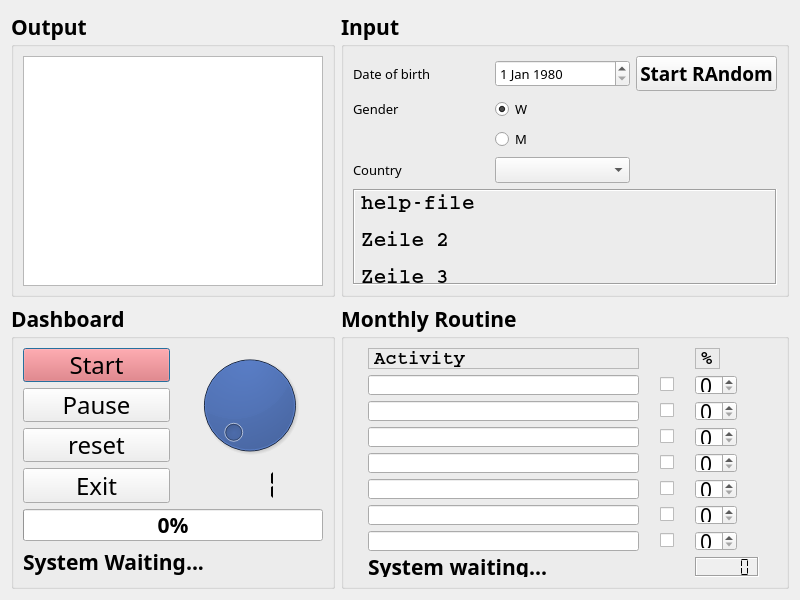
<?xml version="1.0" encoding="UTF-8"?>
<ui version="4.0">
 <class>Dialog</class>
 <widget class="QDialog" name="Dialog">
  <property name="geometry">
   <rect>
    <x>0</x>
    <y>0</y>
    <width>800</width>
    <height>600</height>
   </rect>
  </property>
  <property name="sizePolicy">
   <sizepolicy hsizetype="Fixed" vsizetype="Fixed">
    <horstretch>0</horstretch>
    <verstretch>0</verstretch>
   </sizepolicy>
  </property>
  <property name="minimumSize">
   <size>
    <width>800</width>
    <height>600</height>
   </size>
  </property>
  <property name="maximumSize">
   <size>
    <width>800</width>
    <height>600</height>
   </size>
  </property>
  <property name="windowTitle">
   <string>Carpe Diem</string>
  </property>
  <property name="autoFillBackground">
   <bool>false</bool>
  </property>
  <layout class="QGridLayout" name="gridLayout">
   <item row="1" column="0">
    <widget class="QGroupBox" name="groupBox_1">
     <property name="font">
      <font>
       <family>Digital-7 Mono</family>
       <pointsize>16</pointsize>
       <weight>75</weight>
       <bold>true</bold>
      </font>
     </property>
     <property name="title">
      <string>Output</string>
     </property>
     <layout class="QGridLayout" name="gridLayout_3">
      <item row="0" column="0">
       <widget class="QListWidget" name="listWidgetOutput">
        <property name="sizePolicy">
         <sizepolicy hsizetype="Preferred" vsizetype="Maximum">
          <horstretch>0</horstretch>
          <verstretch>0</verstretch>
         </sizepolicy>
        </property>
        <property name="minimumSize">
         <size>
          <width>300</width>
          <height>230</height>
         </size>
        </property>
       </widget>
      </item>
     </layout>
    </widget>
   </item>
   <item row="1" column="1">
    <widget class="QGroupBox" name="groupBox_2">
     <property name="font">
      <font>
       <family>Digital-7 Mono</family>
       <pointsize>16</pointsize>
       <weight>75</weight>
       <bold>true</bold>
      </font>
     </property>
     <property name="title">
      <string>Input</string>
     </property>
     <layout class="QGridLayout" name="gridLayout_4">
      <item row="1" column="1">
       <widget class="QDateEdit" name="dateEditDateBirth">
        <property name="font">
         <font>
          <family>Dungeon</family>
          <pointsize>10</pointsize>
          <weight>50</weight>
          <bold>false</bold>
         </font>
        </property>
        <property name="date">
         <date>
          <year>1980</year>
          <month>1</month>
          <day>1</day>
         </date>
        </property>
       </widget>
      </item>
      <item row="1" column="2">
       <widget class="QPushButton" name="pushButtonRandom">
        <property name="font">
         <font>
          <family>Digital-7 Mono</family>
          <pointsize>14</pointsize>
          <weight>75</weight>
          <bold>true</bold>
         </font>
        </property>
        <property name="text">
         <string>Start RAndom</string>
        </property>
       </widget>
      </item>
      <item row="4" column="0">
       <widget class="QLabel" name="labelGender">
        <property name="font">
         <font>
          <family>Dungeon</family>
          <pointsize>10</pointsize>
          <weight>50</weight>
          <bold>false</bold>
         </font>
        </property>
        <property name="text">
         <string>Gender</string>
        </property>
       </widget>
      </item>
      <item row="9" column="0" colspan="3">
       <widget class="QLabel" name="labelHelp">
        <property name="font">
         <font>
          <family>Courier</family>
         </font>
        </property>
        <property name="frameShape">
         <enum>QFrame::Box</enum>
        </property>
        <property name="frameShadow">
         <enum>QFrame::Sunken</enum>
        </property>
        <property name="text">
         <string>&lt;html&gt;&lt;head/&gt;&lt;body&gt;&lt;p&gt;help-file&lt;/p&gt;&lt;p&gt;Zeile 2&lt;/p&gt;&lt;p&gt;Zeile 3&lt;/p&gt;&lt;/body&gt;&lt;/html&gt;</string>
        </property>
       </widget>
      </item>
      <item row="7" column="0">
       <widget class="QLabel" name="labelCountry">
        <property name="font">
         <font>
          <family>Dungeon</family>
          <pointsize>10</pointsize>
          <weight>50</weight>
          <bold>false</bold>
         </font>
        </property>
        <property name="text">
         <string>Country</string>
        </property>
       </widget>
      </item>
      <item row="7" column="1">
       <widget class="QComboBox" name="comboBoxCountry">
        <property name="font">
         <font>
          <family>Dungeon</family>
          <pointsize>10</pointsize>
          <weight>50</weight>
          <bold>false</bold>
         </font>
        </property>
       </widget>
      </item>
      <item row="4" column="1">
       <widget class="QRadioButton" name="radioButtonW">
        <property name="font">
         <font>
          <family>Dungeon</family>
          <pointsize>10</pointsize>
          <weight>50</weight>
          <bold>false</bold>
         </font>
        </property>
        <property name="text">
         <string>W</string>
        </property>
        <property name="checked">
         <bool>true</bool>
        </property>
       </widget>
      </item>
      <item row="5" column="1">
       <widget class="QRadioButton" name="radioButtonM">
        <property name="font">
         <font>
          <family>Dungeon</family>
          <pointsize>10</pointsize>
          <weight>50</weight>
          <bold>false</bold>
         </font>
        </property>
        <property name="text">
         <string>M</string>
        </property>
       </widget>
      </item>
      <item row="1" column="0">
       <widget class="QLabel" name="labelDateBirth">
        <property name="font">
         <font>
          <family>Dungeon</family>
          <pointsize>10</pointsize>
          <weight>50</weight>
          <bold>false</bold>
         </font>
        </property>
        <property name="text">
         <string>Date of birth</string>
        </property>
       </widget>
      </item>
     </layout>
    </widget>
   </item>
   <item row="2" column="1">
    <widget class="QGroupBox" name="groupBox_4">
     <property name="font">
      <font>
       <family>Digital-7 Mono</family>
       <pointsize>16</pointsize>
       <weight>75</weight>
       <bold>true</bold>
      </font>
     </property>
     <property name="acceptDrops">
      <bool>false</bool>
     </property>
     <property name="title">
      <string>Monthly Routine</string>
     </property>
     <layout class="QGridLayout" name="gridLayout_5">
      <item row="0" column="2">
       <widget class="QLabel" name="label_percentage">
        <property name="sizePolicy">
         <sizepolicy hsizetype="Fixed" vsizetype="Preferred">
          <horstretch>0</horstretch>
          <verstretch>0</verstretch>
         </sizepolicy>
        </property>
        <property name="font">
         <font>
          <family>Courier</family>
          <pointsize>14</pointsize>
          <weight>75</weight>
          <bold>true</bold>
          <underline>false</underline>
         </font>
        </property>
        <property name="frameShape">
         <enum>QFrame::StyledPanel</enum>
        </property>
        <property name="text">
         <string>%</string>
        </property>
       </widget>
      </item>
      <item row="2" column="2">
       <widget class="QSpinBox" name="spinBox_2">
        <property name="maximumSize">
         <size>
          <width>42</width>
          <height>22</height>
         </size>
        </property>
        <property name="font">
         <font>
          <weight>50</weight>
          <bold>false</bold>
         </font>
        </property>
        <property name="displayIntegerBase">
         <number>10</number>
        </property>
       </widget>
      </item>
      <item row="2" column="0">
       <widget class="QLineEdit" name="lineEdit_2">
        <property name="maximumSize">
         <size>
          <width>271</width>
          <height>20</height>
         </size>
        </property>
        <property name="font">
         <font>
          <family>Dungeon</family>
          <pointsize>10</pointsize>
          <weight>50</weight>
          <bold>false</bold>
         </font>
        </property>
       </widget>
      </item>
      <item row="0" column="0">
       <widget class="QLabel" name="labelActivity">
        <property name="sizePolicy">
         <sizepolicy hsizetype="Preferred" vsizetype="Fixed">
          <horstretch>0</horstretch>
          <verstretch>0</verstretch>
         </sizepolicy>
        </property>
        <property name="font">
         <font>
          <family>Courier</family>
          <pointsize>14</pointsize>
         </font>
        </property>
        <property name="frameShape">
         <enum>QFrame::StyledPanel</enum>
        </property>
        <property name="frameShadow">
         <enum>QFrame::Sunken</enum>
        </property>
        <property name="text">
         <string>Activity</string>
        </property>
       </widget>
      </item>
      <item row="3" column="1">
       <widget class="QCheckBox" name="checkBox_3">
        <property name="text">
         <string/>
        </property>
       </widget>
      </item>
      <item row="4" column="1">
       <widget class="QCheckBox" name="checkBox_4">
        <property name="text">
         <string/>
        </property>
       </widget>
      </item>
      <item row="7" column="2">
       <widget class="QSpinBox" name="spinBox_7">
        <property name="maximumSize">
         <size>
          <width>42</width>
          <height>22</height>
         </size>
        </property>
        <property name="font">
         <font>
          <weight>50</weight>
          <bold>false</bold>
         </font>
        </property>
        <property name="displayIntegerBase">
         <number>10</number>
        </property>
       </widget>
      </item>
      <item row="7" column="0">
       <widget class="QLineEdit" name="lineEdit_7">
        <property name="maximumSize">
         <size>
          <width>271</width>
          <height>20</height>
         </size>
        </property>
        <property name="font">
         <font>
          <family>Dungeon</family>
          <pointsize>10</pointsize>
          <weight>50</weight>
          <bold>false</bold>
         </font>
        </property>
       </widget>
      </item>
      <item row="3" column="0">
       <widget class="QLineEdit" name="lineEdit_3">
        <property name="maximumSize">
         <size>
          <width>271</width>
          <height>20</height>
         </size>
        </property>
        <property name="font">
         <font>
          <family>Dungeon</family>
          <pointsize>10</pointsize>
          <weight>50</weight>
          <bold>false</bold>
         </font>
        </property>
       </widget>
      </item>
      <item row="2" column="1">
       <widget class="QCheckBox" name="checkBox_2">
        <property name="text">
         <string/>
        </property>
       </widget>
      </item>
      <item row="6" column="1">
       <widget class="QCheckBox" name="checkBox_6">
        <property name="text">
         <string/>
        </property>
       </widget>
      </item>
      <item row="1" column="1">
       <widget class="QCheckBox" name="checkBox_1">
        <property name="sizePolicy">
         <sizepolicy hsizetype="Fixed" vsizetype="Fixed">
          <horstretch>0</horstretch>
          <verstretch>0</verstretch>
         </sizepolicy>
        </property>
        <property name="text">
         <string/>
        </property>
       </widget>
      </item>
      <item row="5" column="2">
       <widget class="QSpinBox" name="spinBox_5">
        <property name="maximumSize">
         <size>
          <width>42</width>
          <height>22</height>
         </size>
        </property>
        <property name="font">
         <font>
          <weight>50</weight>
          <bold>false</bold>
         </font>
        </property>
        <property name="displayIntegerBase">
         <number>10</number>
        </property>
       </widget>
      </item>
      <item row="1" column="0">
       <widget class="QLineEdit" name="lineEdit_1">
        <property name="maximumSize">
         <size>
          <width>271</width>
          <height>20</height>
         </size>
        </property>
        <property name="font">
         <font>
          <family>Dungeon</family>
          <pointsize>10</pointsize>
          <weight>50</weight>
          <bold>false</bold>
         </font>
        </property>
       </widget>
      </item>
      <item row="5" column="0">
       <widget class="QLineEdit" name="lineEdit_5">
        <property name="maximumSize">
         <size>
          <width>271</width>
          <height>20</height>
         </size>
        </property>
        <property name="font">
         <font>
          <family>Dungeon</family>
          <pointsize>10</pointsize>
          <weight>50</weight>
          <bold>false</bold>
         </font>
        </property>
       </widget>
      </item>
      <item row="1" column="2">
       <widget class="QSpinBox" name="spinBox_1">
        <property name="maximumSize">
         <size>
          <width>42</width>
          <height>22</height>
         </size>
        </property>
        <property name="font">
         <font>
          <weight>50</weight>
          <bold>false</bold>
         </font>
        </property>
        <property name="displayIntegerBase">
         <number>10</number>
        </property>
       </widget>
      </item>
      <item row="4" column="2">
       <widget class="QSpinBox" name="spinBox_4">
        <property name="maximumSize">
         <size>
          <width>42</width>
          <height>22</height>
         </size>
        </property>
        <property name="font">
         <font>
          <weight>50</weight>
          <bold>false</bold>
         </font>
        </property>
        <property name="displayIntegerBase">
         <number>10</number>
        </property>
       </widget>
      </item>
      <item row="3" column="2">
       <widget class="QSpinBox" name="spinBox_3">
        <property name="maximumSize">
         <size>
          <width>42</width>
          <height>22</height>
         </size>
        </property>
        <property name="font">
         <font>
          <weight>50</weight>
          <bold>false</bold>
         </font>
        </property>
        <property name="displayIntegerBase">
         <number>10</number>
        </property>
       </widget>
      </item>
      <item row="7" column="1">
       <widget class="QCheckBox" name="checkBox_7">
        <property name="text">
         <string/>
        </property>
       </widget>
      </item>
      <item row="6" column="0">
       <widget class="QLineEdit" name="lineEdit_6">
        <property name="maximumSize">
         <size>
          <width>271</width>
          <height>20</height>
         </size>
        </property>
        <property name="font">
         <font>
          <family>Dungeon</family>
          <pointsize>10</pointsize>
          <weight>50</weight>
          <bold>false</bold>
         </font>
        </property>
       </widget>
      </item>
      <item row="5" column="1">
       <widget class="QCheckBox" name="checkBox_5">
        <property name="text">
         <string/>
        </property>
       </widget>
      </item>
      <item row="4" column="0">
       <widget class="QLineEdit" name="lineEdit_4">
        <property name="maximumSize">
         <size>
          <width>271</width>
          <height>20</height>
         </size>
        </property>
        <property name="font">
         <font>
          <family>Dungeon</family>
          <pointsize>10</pointsize>
          <weight>50</weight>
          <bold>false</bold>
         </font>
        </property>
       </widget>
      </item>
      <item row="6" column="2">
       <widget class="QSpinBox" name="spinBox_6">
        <property name="maximumSize">
         <size>
          <width>42</width>
          <height>22</height>
         </size>
        </property>
        <property name="font">
         <font>
          <weight>50</weight>
          <bold>false</bold>
         </font>
        </property>
        <property name="displayIntegerBase">
         <number>10</number>
        </property>
       </widget>
      </item>
      <item row="8" column="0">
       <widget class="QLabel" name="labelSystemWaiting">
        <property name="frameShadow">
         <enum>QFrame::Raised</enum>
        </property>
        <property name="text">
         <string>System waiting...</string>
        </property>
       </widget>
      </item>
      <item row="8" column="2">
       <widget class="QLCDNumber" name="lcdNumber">
        <property name="enabled">
         <bool>true</bool>
        </property>
        <property name="maximumSize">
         <size>
          <width>64</width>
          <height>23</height>
         </size>
        </property>
        <property name="font">
         <font>
          <weight>75</weight>
          <bold>true</bold>
          <strikeout>false</strikeout>
          <stylestrategy>NoAntialias</stylestrategy>
          <kerning>true</kerning>
         </font>
        </property>
        <property name="cursor">
         <cursorShape>ArrowCursor</cursorShape>
        </property>
        <property name="acceptDrops">
         <bool>true</bool>
        </property>
        <property name="autoFillBackground">
         <bool>true</bool>
        </property>
        <property name="frameShape">
         <enum>QFrame::Box</enum>
        </property>
        <property name="frameShadow">
         <enum>QFrame::Sunken</enum>
        </property>
        <property name="lineWidth">
         <number>1</number>
        </property>
        <property name="midLineWidth">
         <number>0</number>
        </property>
        <property name="smallDecimalPoint">
         <bool>false</bool>
        </property>
        <property name="segmentStyle">
         <enum>QLCDNumber::Flat</enum>
        </property>
        <property name="value" stdset="0">
         <double>0.000000000000000</double>
        </property>
        <property name="intValue" stdset="0">
         <number>0</number>
        </property>
       </widget>
      </item>
     </layout>
    </widget>
   </item>
   <item row="2" column="0">
    <widget class="QGroupBox" name="groupBox_3">
     <property name="sizePolicy">
      <sizepolicy hsizetype="Preferred" vsizetype="Preferred">
       <horstretch>0</horstretch>
       <verstretch>0</verstretch>
      </sizepolicy>
     </property>
     <property name="font">
      <font>
       <family>Digital-7 Mono</family>
       <pointsize>16</pointsize>
       <weight>75</weight>
       <bold>true</bold>
      </font>
     </property>
     <property name="title">
      <string>Dashboard</string>
     </property>
     <layout class="QGridLayout" name="gridLayout_2">
      <item row="2" column="0">
       <widget class="QPushButton" name="pushButtonPause">
        <property name="sizePolicy">
         <sizepolicy hsizetype="Preferred" vsizetype="Preferred">
          <horstretch>0</horstretch>
          <verstretch>0</verstretch>
         </sizepolicy>
        </property>
        <property name="font">
         <font>
          <family>Digital-7 Mono</family>
          <pointsize>18</pointsize>
          <weight>50</weight>
          <bold>false</bold>
         </font>
        </property>
        <property name="text">
         <string>Pause</string>
        </property>
       </widget>
      </item>
      <item row="1" column="0">
       <widget class="QPushButton" name="pushButtonStart">
        <property name="sizePolicy">
         <sizepolicy hsizetype="Preferred" vsizetype="Preferred">
          <horstretch>0</horstretch>
          <verstretch>0</verstretch>
         </sizepolicy>
        </property>
        <property name="font">
         <font>
          <family>Digital-7 Mono</family>
          <pointsize>18</pointsize>
          <weight>50</weight>
          <bold>false</bold>
         </font>
        </property>
        <property name="styleSheet">
         <string notr="true">background-color: rgb(236, 100, 100);</string>
        </property>
        <property name="text">
         <string>Start</string>
        </property>
        <property name="default">
         <bool>true</bool>
        </property>
       </widget>
      </item>
      <item row="7" column="0" colspan="2">
       <widget class="QLabel" name="labelDateTime">
        <property name="frameShadow">
         <enum>QFrame::Plain</enum>
        </property>
        <property name="text">
         <string>System Waiting...</string>
        </property>
       </widget>
      </item>
      <item row="3" column="0">
       <widget class="QPushButton" name="pushButtonReset">
        <property name="sizePolicy">
         <sizepolicy hsizetype="Preferred" vsizetype="Preferred">
          <horstretch>0</horstretch>
          <verstretch>0</verstretch>
         </sizepolicy>
        </property>
        <property name="font">
         <font>
          <family>Digital-7 Mono</family>
          <pointsize>18</pointsize>
          <weight>50</weight>
          <bold>false</bold>
         </font>
        </property>
        <property name="text">
         <string>reset</string>
        </property>
       </widget>
      </item>
      <item row="1" column="1" rowspan="3">
       <widget class="QDial" name="dialWheel">
        <property name="focusPolicy">
         <enum>Qt::ClickFocus</enum>
        </property>
        <property name="styleSheet">
         <string notr="true">background-color: rgb(0, 58, 175);</string>
        </property>
        <property name="minimum">
         <number>1</number>
        </property>
        <property name="maximum">
         <number>100</number>
        </property>
        <property name="singleStep">
         <number>1</number>
        </property>
        <property name="pageStep">
         <number>1</number>
        </property>
        <property name="value">
         <number>1</number>
        </property>
        <property name="sliderPosition">
         <number>1</number>
        </property>
        <property name="invertedAppearance">
         <bool>false</bool>
        </property>
        <property name="wrapping">
         <bool>false</bool>
        </property>
        <property name="notchesVisible">
         <bool>false</bool>
        </property>
       </widget>
      </item>
      <item row="4" column="1">
       <widget class="QLCDNumber" name="lcdNumber_2">
        <property name="styleSheet">
         <string notr="true"/>
        </property>
        <property name="frameShape">
         <enum>QFrame::NoFrame</enum>
        </property>
        <property name="smallDecimalPoint">
         <bool>true</bool>
        </property>
        <property name="digitCount">
         <number>3</number>
        </property>
        <property name="mode">
         <enum>QLCDNumber::Dec</enum>
        </property>
        <property name="segmentStyle">
         <enum>QLCDNumber::Flat</enum>
        </property>
        <property name="intValue" stdset="0">
         <number>1</number>
        </property>
       </widget>
      </item>
      <item row="4" column="0">
       <widget class="QPushButton" name="pushButtonExit">
        <property name="sizePolicy">
         <sizepolicy hsizetype="Preferred" vsizetype="Preferred">
          <horstretch>0</horstretch>
          <verstretch>0</verstretch>
         </sizepolicy>
        </property>
        <property name="font">
         <font>
          <family>Digital-7 Mono</family>
          <pointsize>18</pointsize>
          <weight>50</weight>
          <bold>false</bold>
         </font>
        </property>
        <property name="text">
         <string>Exit</string>
        </property>
       </widget>
      </item>
      <item row="6" column="0" colspan="2">
       <widget class="QProgressBar" name="progressBar">
        <property name="sizePolicy">
         <sizepolicy hsizetype="Preferred" vsizetype="Preferred">
          <horstretch>0</horstretch>
          <verstretch>0</verstretch>
         </sizepolicy>
        </property>
        <property name="value">
         <number>0</number>
        </property>
        <property name="textVisible">
         <bool>true</bool>
        </property>
        <property name="orientation">
         <enum>Qt::Horizontal</enum>
        </property>
        <property name="invertedAppearance">
         <bool>false</bool>
        </property>
        <property name="textDirection">
         <enum>QProgressBar::TopToBottom</enum>
        </property>
        <property name="format">
         <string>%p%</string>
        </property>
       </widget>
      </item>
     </layout>
    </widget>
   </item>
  </layout>
 </widget>
 <resources>
  <include location="Picture_QT_Designer.qrc"/>
 </resources>
 <connections>
  <connection>
   <sender>dialWheel</sender>
   <signal>valueChanged(int)</signal>
   <receiver>lcdNumber_2</receiver>
   <slot>display(int)</slot>
   <hints>
    <hint type="sourcelabel">
     <x>245</x>
     <y>391</y>
    </hint>
    <hint type="destinationlabel">
     <x>245</x>
     <y>477</y>
    </hint>
   </hints>
  </connection>
 </connections>
</ui>
